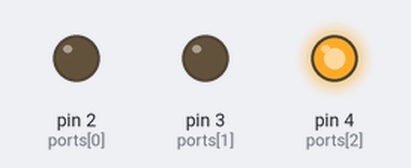
Bench run of a sketch on a simulated Arduino Uno, built with avr-gcc and run on an emulated ATmega328P. Shown: output pins drawn as LEDs (lit = HIGH). What the sketch prints to the serial monitor is not drawn.

Above: at 0.1 s.
Timing chart, 0 to 1.6 s (numbered marks = the images above):
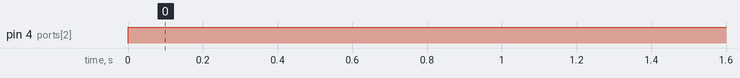

Measured:
- by itself, pin 4 (ports[2]): LOW → HIGH at 0.00 s

The sketch:

ioport.ino
```cpp
#include"ioport.h"

/*For pinMode
 *KEYWORD
 * d_port(Digital port,INPUT/OUTPUT);
 * d_port2(port start,port end,INPUT/OUTPUT);
 * d_port3(int port_open,bool io,bool mode);
 *
 * for output digital read write
 * KEYWORD
 *  drw(int mode,bool hl,int sp); //digital Read write mode 0=digital read 1 for digital write 2 for analog read 3 for analog write
 *  drw_mm(int mode,bool hl,int sp);
 * mode 0 fordigital read
 * mode 1 for digital write
 * mode 2 for analog read
 * mode 3 for analog write
 *  Library originally added 22 Apr 2021
 by IOT Noob


 */
 ioport ip;
void setup() {
Serial.begin(9600);

 ip.d_port3(4,4,0);
}

void loop() {
 ip.drw_mm(1,1,4);
}
```

ioport.cpp
```cpp
#include "Arduino.h"
#include "ioport.h"
int ioport::nill() {
 return 0;
 exit;
}
void begin(){
  Serial.begin(9600);
}
void ioport::d_port(int port_open,bool io) { //0 for input 1 for output
if(port_open<2||port_open>13) {
  Serial.println("Invalid input port!! port range from D2-D13");
  nill();
}else {
   p_range=map(port_open,2,13,0,12);
  for(int i=0;i<=p_range;i++) {

 pinMode(ports[i],io);
 if(io==0) {
  Serial.print("\nPort ");
   Serial.print(ports[i]);
   Serial.print("Input");
 }
  if(io==1) {
  Serial.print("\nPort ");
   Serial.print(ports[i]);
   Serial.print(" Output");
 }
  }
}
}

void ioport::d_port2(int sport,int eport,bool io) { //0 for input 1 for output
if(sport<2||eport>13) {
  Serial.println("Invalid input port!! port range from D2-D13");
  nill();
}else {

   s_range=map(sport,2,13,0,12);
   e_range=map(eport,2,13,0,12);
  for(int i=s_range;i<=e_range;i++) {

 pinMode(ports[i],io);
 if(io==0) {
  Serial.print("\nPort ");
   Serial.print(ports[i]);
   Serial.print("Input\n");
 }
  if(io==1) {
  Serial.print("\nPort ");
   Serial.print(ports[i]);
   Serial.print(" Output\n");
 }
  }
}
}

void ioport::d_port3(int port_open,bool io,bool mode) { //0 for input 1 for output mode0 for all  , mode 1` for manual entry
if(port_open<2||port_open>13) {
  Serial.println("Invalid input port!! port range from D2-D13");
  nill();
}else {

 p_range=map(port_open,2,13,0,12);

 if(mode==0) { //set all ports

  for(int i=0;i<=p_range;i++) {

 pinMode(ports[i],io);
 if(io==0) {
  Serial.print("\nPort ");
   Serial.print(ports[i]);
   Serial.print("Input");
 }
  if(io==1) {
  Serial.print("\nPort ");
   Serial.print(ports[i]);
   Serial.print(" Output");
 }
  }

 }
 if(mode==1) { //set manually ports
   pinMode(ports[p_range],io);
 if(io==0) {
  Serial.print("\nPort ");
   Serial.print(ports[p_range]);
   Serial.print("Input");
 }
  if(io==1) {
  Serial.print("\nPort ");
   Serial.print(ports[p_range]);
   Serial.print(" Output");
 }
 }

}

}

 void ioport::drw(int mode,bool hl,int sp) {
  if(sp<2||sp>13) {
     Serial.println("Invalid output port!! port range from D2-D13");
  }else {
    p_range=map(sp,2,13,0,12);
    for(int i=0;i<-p_range;i++) {
          switch (mode) {
      case 0: //digital read
       digitalRead(ports[i]);
      break;

      case 1: //digital Write
       digitalWrite(ports[i],hl);
      break;
      case 2: //analog read
      analogRead(ports[i]);
      break;
      case 3: //analog Write
      analogWrite(ports[i],hl);
      break;
    }
    }
  }
 }

 void ioport::drw_mm(int mode,bool hl,int sp) {
    if(sp<2||sp>13) {
     Serial.println("Invalid output port!! port range from D2-D13");
  }else {
    p_range=map(sp,2,13,0,12);

          switch (mode) {
      case 0: //digital read
       digitalRead(ports[p_range]);
      break;

      case 1: //digital Write
       digitalWrite(ports[p_range],hl);
      break;
      case 2: //analog read
      analogRead(ports[p_range]);
      break;
      case 3: //analog Write
      analogWrite(ports[p_range],hl);
      break;
    }

  }
 }
```

ioport.h
```cpp
#ifndef ioport_h
#define ioport_h
#include"Arduino.h"

class ioport {
private:
int ports[12]={2,3,4,5,6,7,8,9,10,11,12,13};
int p_range,s_range,e_range;

public:
int nill();
void begin();

void d_port(int port_open,bool io); //0 for input 1 for output
void d_port2(int sport,int eport,bool io); //0 for input 1 for output
void d_port3(int port_open,bool io,bool mode); //0 for input 1 for output

void  drw(int mode,bool hl,int sp);  //0 for digital_read 1 for digital_write 2 for analog_read 3 for analog_write

void drw_mm(int mode,bool hl,int sp);  //0 for digital_read 1 for digital_write 2 for analog_read 3 for analog_write
};

#endif
```
